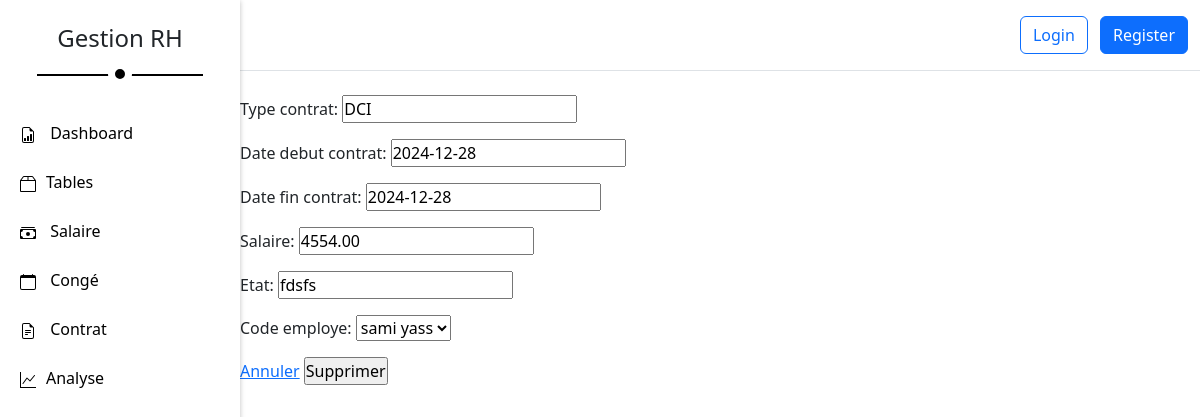
Screenshot of /rh/tables/contrat/supprimer/2 with the database file from the repository.
### apps/app/models.py (models this page shows)
class Contrat(models.Model):
    type_contrat = models.CharField(max_length=100)
    date_debut_contrat = models.DateField()
    date_fin_contrat = models.DateField()
    salaire = models.DecimalField(max_digits=10, decimal_places=2)
    etat = models.CharField(max_length=50)
    code_employe = models.ForeignKey(Employe, on_delete=models.CASCADE, related_name='contrats')

### apps/contrat/views.py (the view)
# urls.py: path("contrat/supprimer/<int:pk>",views.supprimerContrat, name="supprimerContrat")
def supprimerContrat(request,pk):
    contrat = Contrat.objects.get(id=pk)
    if request.method == 'POST':
        contrat.delete()
        return redirect('listeContrat')
    else:
        form = ContratForm(instance=contrat)
    return render(request,'pages/RH/tables/contrat/supprimerContrat.html',{'form':form})

### apps/contrat/forms.py
class ContratForm(forms.ModelForm):
    class Meta:
        model = Contrat
        fields = "__all__"

### apps/app/models.py (called while the page is built)
    def __str__(self):
        return f"{self.nomE} {self.prenomE}"

### templates/pages/RH/tables/contrat/supprimerContrat.html (shortened to what this page needs)
{% extends "../../../../base.html" %}
{% block content %}
<form method="post">
    {{form.as_p}}
    <a href="{% url 'listeContrat' %}">Annuler</a>
    <input type="submit" value="Supprimer" class="submit-btn">
</form>
{%endblock%}

### static/css/style.css (style rules this page uses)
:root { --header-color : #f6f6f6; --main-color:#eeeeee; --text-color: #8c8d91; --btn-color:#0075ff; }
* { margin: 0; padding: 0; -webkit-box-sizing: border-box; -moz-box-sizing: border-box; box-sizing: border-box; list-style: none; }
body { min-height: 100vh; }

### rows the page displays
Contrat: type_contrat "DCI", date_debut_contrat "2024-12-28", date_fin_contrat "2024-12-28", salaire "4554.00", etat "fdsfs", code_employe "sami yass"
